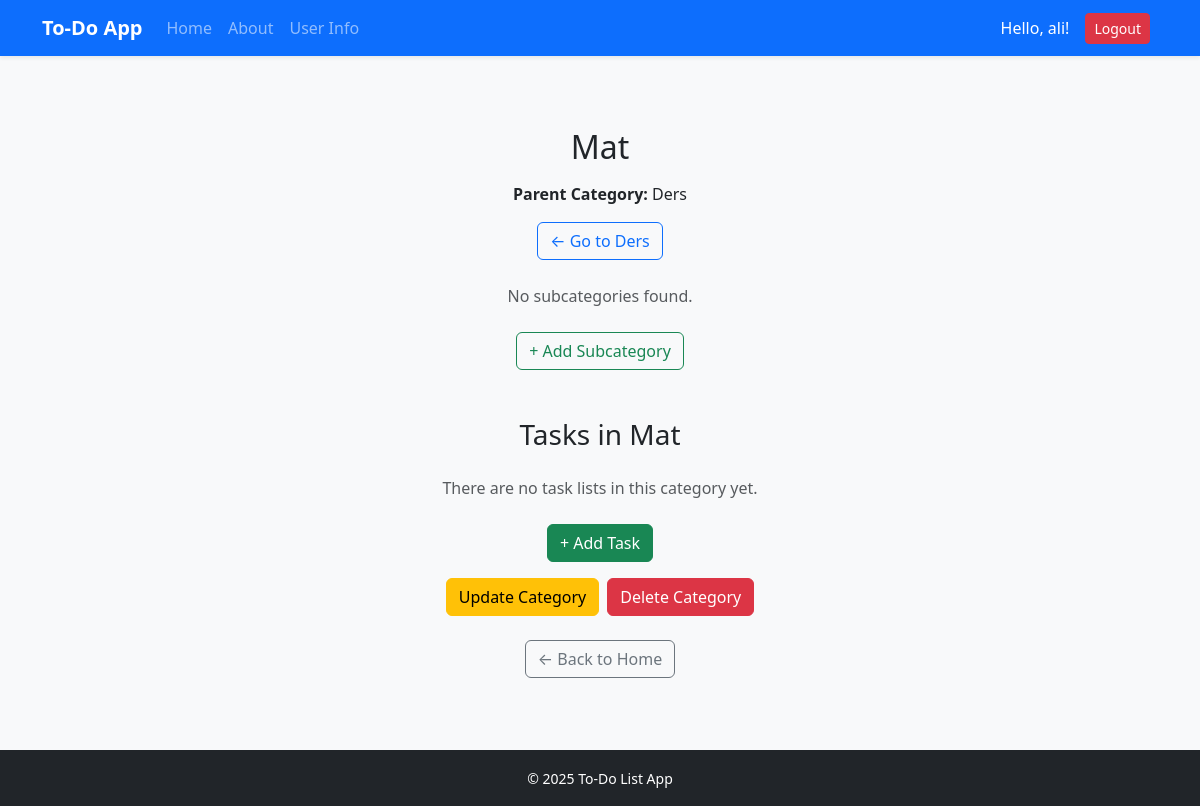
The page /category/10/ (signed in) on the database as committed earlier.
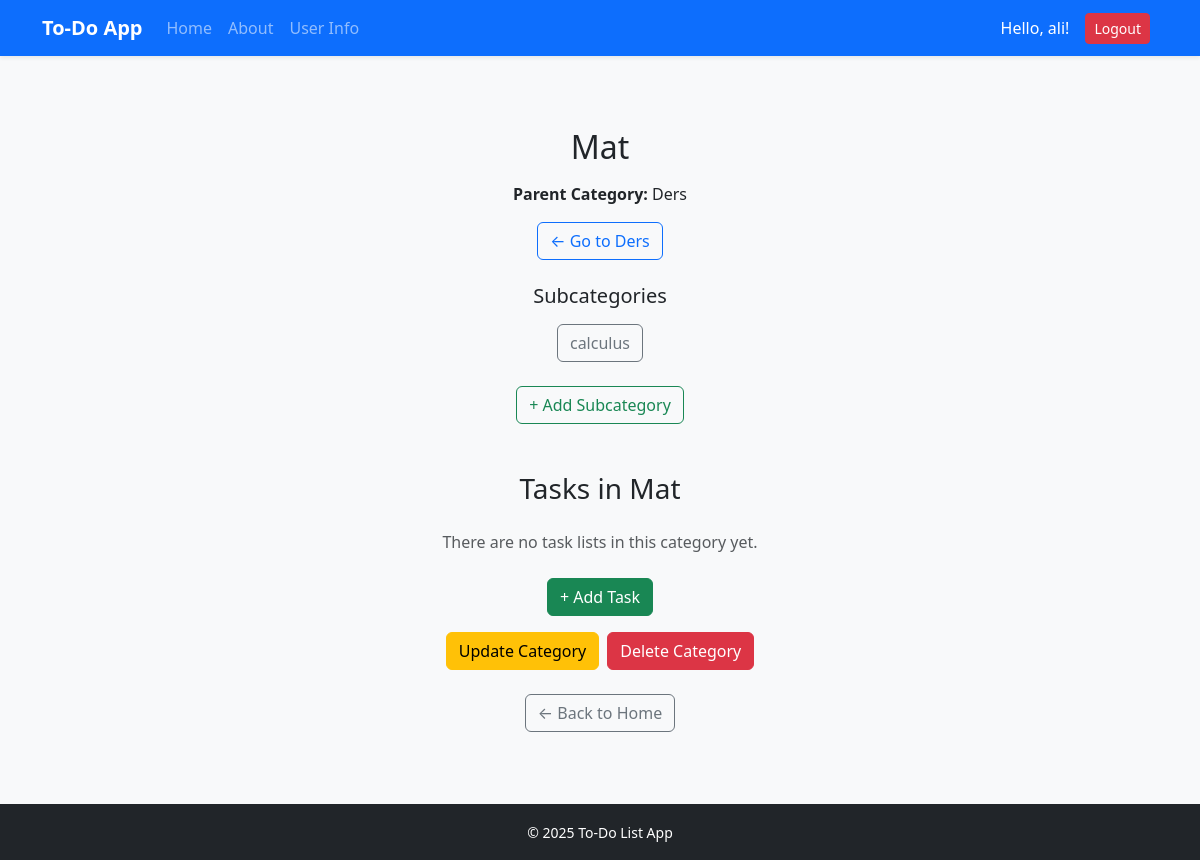
The same page on the database as committed later.
### todo_app/models.py (models this page shows, shortened)
class Category(models.Model):
    name = models.CharField(max_length=100)
    parent = models.ForeignKey('self',on_delete=models.CASCADE,null=True,blank=True,related_name='subcategories')

### todo_app/views.py (the view)
# urls.py: path('category/<int:category_id>/', views.category_view, name='category_view'),
@login_required
def category_view(request, category_id):
    category = get_object_or_404(Category, id=category_id)
    if request.user.is_superuser:
        daily_lists = DailyTodoList.objects.filter(category=category)
    else:
        daily_lists = DailyTodoList.objects.filter(category=category, user=request.user)
    subcategories = category.subcategories.all()
    return render(request, "todo_app/category_view.html", {
        'category': category,
        'daily_lists': daily_lists,
        'subcategories': subcategories,
    })

### todo_app/templates/todo_app/category_view.html (shortened to what the changed rows need)
{% extends "todo_app/base.html" %}
{% load static %}
{% block content %}
<div class="container my-5">
  <h2 class="text-center mb-3">{{ category.name }}</h2>
  {% if category.parent %}
    <p class="text-center">
      <strong>Parent Category:</strong> {{ category.parent.name }}
    </p>
    <div class="text-center mb-4">
      <a href="{% url 'category_view' category.parent.id %}" class="btn btn-outline-primary">
      </a>
    </div>
  {% endif %}
  {% if category.subcategories.exists %}
    <div class="text-center mt-4">
      <h5>Subcategories</h5>
      <div class="d-flex flex-wrap justify-content-center gap-2 mt-3">
        {% for sub in category.subcategories.all %}
          <a href="{% url 'category_view' sub.id %}" class="btn btn-outline-secondary">{{ sub.name }}</a>
        {% endfor %}
      </div>
    </div>
  {% else %}
    <p class="text-muted text-center mt-3">No subcategories found.</p>
  {% endif %}
  <div class="text-center my-4">
    <a class="btn btn-outline-success" href="{% url 'add_subcategory' category.id %}">+ Add Subcategory</a>
  </div>
  <h3 class="text-center mt-5 mb-4">Tasks in {{ category.name }}</h3>
  {% if daily_lists %}
    {% for dlist in daily_lists %}
      <div class="row justify-content-center mb-4">
        <div class="col-md-10">
          <div class="card shadow-sm">
            <div class="card-header bg-light d-flex justify-content-between align-items-center">
              <strong>{{ dlist.name }}</strong>
              <a href="{% url 'daily_list_detail' dlist.id %}" class="btn btn-sm btn-outline-primary">Manage</a>
            </div>
            <div class="card-body p-0">
              {% if dlist.todos.all %}
                <table class="table mb-0 text-nowrap align-middle">
                  <thead class="table-light">
                    <tr>
                      <th class="text-start">Title</th>
                      <th class="text-center" style="width: 180px;">Deadline</th>
                      <th class="text-center" style="width: 100px;">Status</th>
                      <th class="text-center" style="width: 120px;">Actions</th>
                      <th class="text-center" style="width: 200px;">Progress</th>
                    </tr>
                  </thead>
                  <tbody>
                    {% for todo in dlist.todos.all %}
                      <tr>
                        <td class="text-start">
                          <a href="{% url 'description' todo.id %}" class="text-decoration-none text-dark">
                            {{ todo.title }}
                          </a>
                        </td>
                        <td class="text-center">{{ todo.deadline|date:"Y-m-d H:i" }}</td>
                        <td class="text-center">
                          <button
                            class="btn btn-sm toggle-status-btn {% if todo.finished %}btn-success{% else %}btn-warning{% endif %}"
                            data-id="{{ todo.id }}">
                            {% if todo.finished %}Yes{% else %}No{% endif %}
                          </button>
                        </td>
                        <td class="text-center">
                          <div class="d-flex justify-content-center gap-2">
                            <a href="{% url 'update' todo.id %}" class="btn btn-outline-secondary btn-sm">✎</a>
                            <form method="POST" action="{% url 'delete' todo.id %}" class="d-inline">
                              {% csrf_token %}
                              <button type="submit" class="btn btn-danger btn-sm"
                                onclick="return confirm('Are you sure you want to delete this task?')">🗑</button>
                            </form>
                          </div>
                        </td>
                        <td class="text-center">
                          <div class="progress w-100" style="height: 20px;">
                            <div class="progress-bar bg-success"
                                role="progressbar"
                                style="width: {{ todo.progress }}%;"
                                aria-valuenow="{{ todo.progress }}"
                                aria-valuemin="0"
                                aria-valuemax="100">
                              {{ todo.progress }}%
                            </div>
                          </div>
                        </td>
                      </tr>
                    {% endfor %}
                  </tbody>
                </table>
              {% else %}
                <p class="p-3 text-center text-muted">No tasks for this date.</p>
              {% endif %}
            </div>
          </div>
        </div>
      </div>
    {% endfor %}
  {% else %}
    <p class="text-center text-muted">There are no task lists in this category yet.</p>
  {% endif %}
  <div class="text-center mt-4">
    <a class="btn btn-success" href="{% url 'add_todo_to_category' category.id %}">+ Add Task</a>
  </div>
  <div class="text-center mt-3 d-flex flex-wrap justify-content-center gap-2">
    <a class="btn btn-warning" href="{% url 'update_cat' category.id %}">Update Category</a>
    <form method="POST" action="{% url 'delete_category' category.id %}">
    </form>
  </div>
  <div class="text-center mt-4">
    <a class="btn btn-outline-secondary" href="{% url 'index' %}">← Back to Home</a>
  </div>
</div>
{% endblock %}

Rows that differ between the two databases and show on the page:
added Category: name "calculus"
Other text that changed with them:
text no longer shown: "No subcategories found."
text now shown: "Subcategories"
